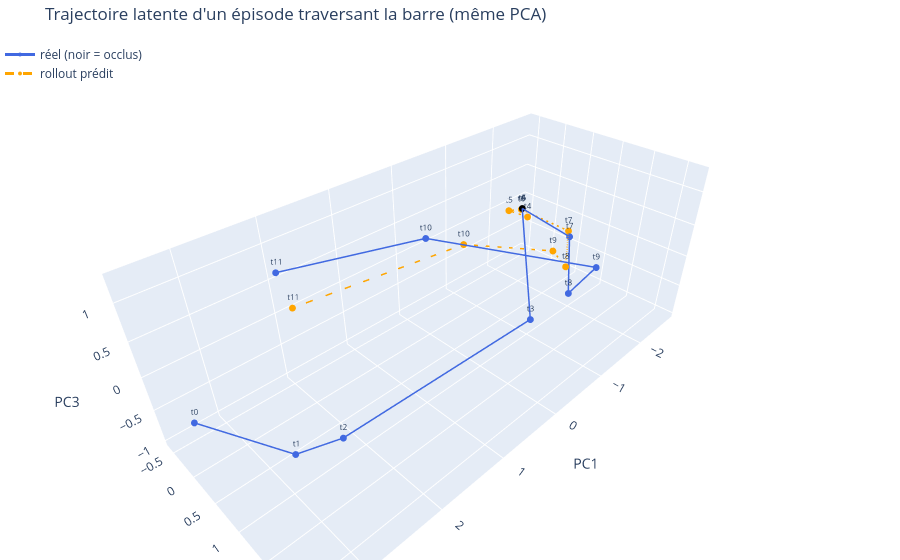
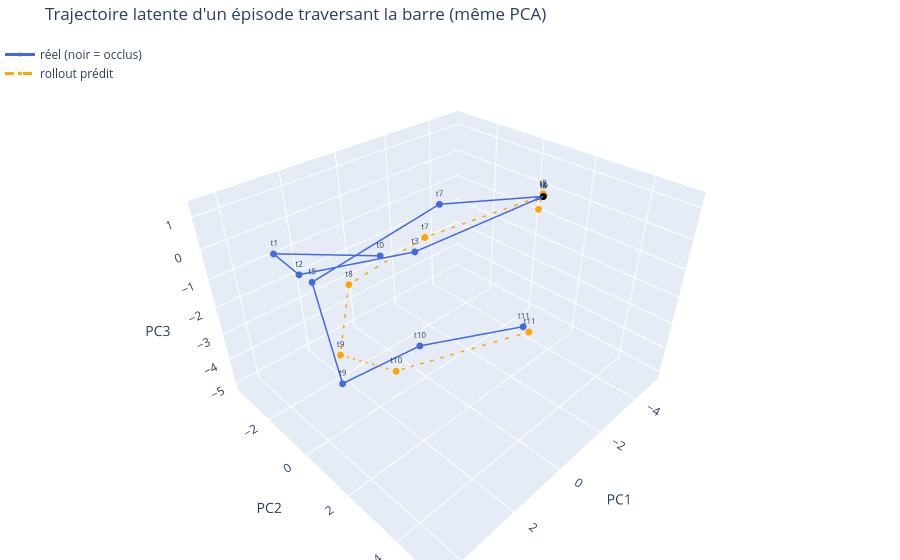
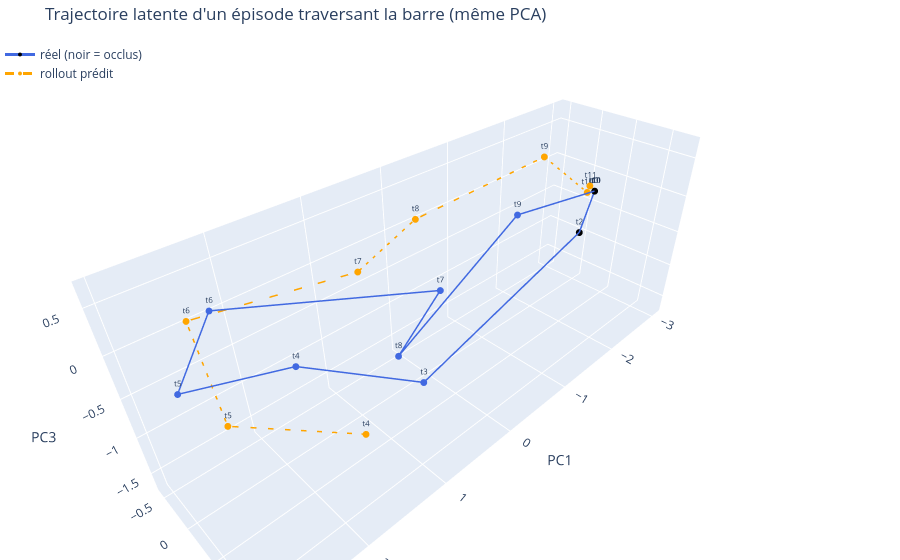

The cell these charts' notebook holds for them, in order:
### Markdown cell above
## D'autres épisodes traversants

Chaque seed tire un nouveau jeu d'épisodes (et refit la PCA) — utile pour vérifier que l'interpolation à travers l'occlusion n'est pas un coup de chance d'un seul épisode.

### Code cell
for seed in [111, 222, 333]:
    _, fig_ep = pca3d_figures(cfg, encoder, predictor, device, n_seqs=150, seed=seed)
    fig_ep.show()

### Figure 1 — Plotly figure (JSON) as saved in the notebook; plotly's stock layout.template omitted (floating-point values rounded to 4 significant figures)
{"data": [{"line": {"color": "royalblue", "width": 3}, "marker": {"color": ["royalblue", "royalblue", "royalblue", "royalblue", "black", "black", "black", "royalblue", "royalblue", "royalblue", "royalblue", "royalblue"], "size": 4}, "mode": "lines+markers+text", "name": "réel (noir = occlus)", "text": ["t0", "t1", "t2", "t3", "t4", "t5", "t6", "t7", "t8", "t9", "t10", "t11"], "textfont": {"size": 8}, "type": "scatter3d", "x": [3.485, 2.707, 2.72, -0.5564, -2.513, -2.513, -2.513, -2.576, -0.5933, -0.5817, 0.686, 2.425], "y": [-0.01523, 0.5931, 1.701, 1.366, -0.4175, -0.4175, -0.4175, 0.5142, 1.871, 2.201, 0.7068, 0.3914], "z": [-0.3573, -1.003, 0.142, -0.3752, -0.08274, -0.08274, -0.08274, -0.2667, 0.2749, 0.8026, 1.093, 1.277]}, {"line": {"color": "orange", "dash": "dash", "width": 3}, "marker": {"color": "orange", "size": 4}, "mode": "lines+markers+text", "name": "rollout prédit", "text": ["t4", "t5", "t6", "t7", "t8", "t9", "t10", "t11"], "textfont": {"size": 8}, "type": "scatter3d", "x": [-2.623, -2.375, -2.614, -2.699, -0.9187, -0.7405, 0.321, 2.469], "y": [-0.3795, -0.5866, -0.5155, 0.4013, 1.576, 1.478, 0.9577, 0.6878], "z": [-0.2657, -0.1334, -0.1718, -0.2557, 0.384, 0.6513, 0.9662, 1.019]}], "layout": {"legend": {"x": 0}, "margin": {"b": 0, "l": 0, "r": 0, "t": 40}, "scene": {"xaxis": {"title": {"text": "PC1"}}, "yaxis": {"title": {"text": "PC2"}}, "zaxis": {"title": {"text": "PC3"}}}, "title": {"text": "Trajectoire latente d'un épisode traversant la barre (même PCA)"}}}

### Figure 2 — Plotly figure (JSON) as saved in the notebook; plotly's stock layout.template omitted (floating-point values rounded to 4 significant figures)
{"data": [{"line": {"color": "royalblue", "width": 3}, "marker": {"color": ["royalblue", "royalblue", "royalblue", "royalblue", "black", "black", "black", "royalblue", "royalblue", "royalblue", "royalblue", "royalblue"], "size": 4}, "mode": "lines+markers+text", "name": "réel (noir = occlus)", "text": ["t0", "t1", "t2", "t3", "t4", "t5", "t6", "t7", "t8", "t9", "t10", "t11"], "textfont": {"size": 8}, "type": "scatter3d", "x": [2.454, 4.491, 3.143, -0.6289, -4.934, -4.934, -4.934, -2.478, 1.64, 2.315, 2.141, 1.925], "y": [1.158, -0.27, -1.671, -1.069, 0.5089, 0.5089, 0.5089, -1.864, -3.619, -1.515, 2.143, 5.241], "z": [0.9576, 1.274, -0.5708, -1.174, -0.2136, -0.2136, -0.2136, -0.4678, -2.447, -5.098, -1.485, 0.7203]}, {"line": {"color": "orange", "dash": "dash", "width": 3}, "marker": {"color": "orange", "size": 4}, "mode": "lines+markers+text", "name": "rollout prédit", "text": ["t4", "t5", "t6", "t7", "t8", "t9", "t10", "t11"], "textfont": {"size": 8}, "type": "scatter3d", "x": [-4.865, -4.993, -5.094, -1.911, 1.158, 2.61, 2.679, 1.236], "y": [0.41, 0.4398, 0.4247, -1.996, -2.241, -0.9494, 1.768, 4.903], "z": [-0.6915, -0.1576, -0.2486, -1.543, -2.114, -3.367, -2.255, 0.005706]}], "layout": {"legend": {"x": 0}, "margin": {"b": 0, "l": 0, "r": 0, "t": 40}, "scene": {"xaxis": {"title": {"text": "PC1"}}, "yaxis": {"title": {"text": "PC2"}}, "zaxis": {"title": {"text": "PC3"}}}, "title": {"text": "Trajectoire latente d'un épisode traversant la barre (même PCA)"}}}

### Figure 3 — Plotly figure (JSON) as saved in the notebook; plotly's stock layout.template omitted (floating-point values rounded to 4 significant figures)
{"data": [{"line": {"color": "royalblue", "width": 3}, "marker": {"color": ["black", "black", "black", "royalblue", "royalblue", "royalblue", "royalblue", "royalblue", "royalblue", "royalblue", "black", "black"], "size": 4}, "mode": "lines+markers+text", "name": "réel (noir = occlus)", "text": ["t0", "t1", "t2", "t3", "t4", "t5", "t6", "t7", "t8", "t9", "t10", "t11"], "textfont": {"size": 8}, "type": "scatter3d", "x": [-3.013, -3.013, -2.777, 1.201, 1.837, 2.909, 2.423, -0.3894, 1.209, -1.007, -3.013, -3.013], "y": [0.1616, 0.1616, 0.1568, 1.285, 0.2688, 0.4528, 0.175, -0.1477, 0.9713, 0.4466, 0.1616, 0.1616], "z": [-0.2661, -0.2661, -0.8133, -0.2779, -0.332, 0.1743, 0.5476, -0.7774, -0.1648, 0.2175, -0.2661, -0.2661]}, {"line": {"color": "orange", "dash": "dash", "width": 3}, "marker": {"color": "orange", "size": 4}, "mode": "lines+markers+text", "name": "rollout prédit", "text": ["t4", "t5", "t6", "t7", "t8", "t9", "t10", "t11"], "textfont": {"size": 8}, "type": "scatter3d", "x": [1.194, 2.442, 2.379, 0.7639, 0.4347, -2.04, -2.963, -2.946], "y": [0.3127, -0.0966, -0.5787, -0.1504, 0.3839, -0.01423, 0.08087, 0.1173], "z": [-1.676, -0.9237, 0.01732, 0.006581, 0.6812, 0.4552, -0.2954, -0.1818]}], "layout": {"legend": {"x": 0}, "margin": {"b": 0, "l": 0, "r": 0, "t": 40}, "scene": {"xaxis": {"title": {"text": "PC1"}}, "yaxis": {"title": {"text": "PC2"}}, "zaxis": {"title": {"text": "PC3"}}}, "title": {"text": "Trajectoire latente d'un épisode traversant la barre (même PCA)"}}}
